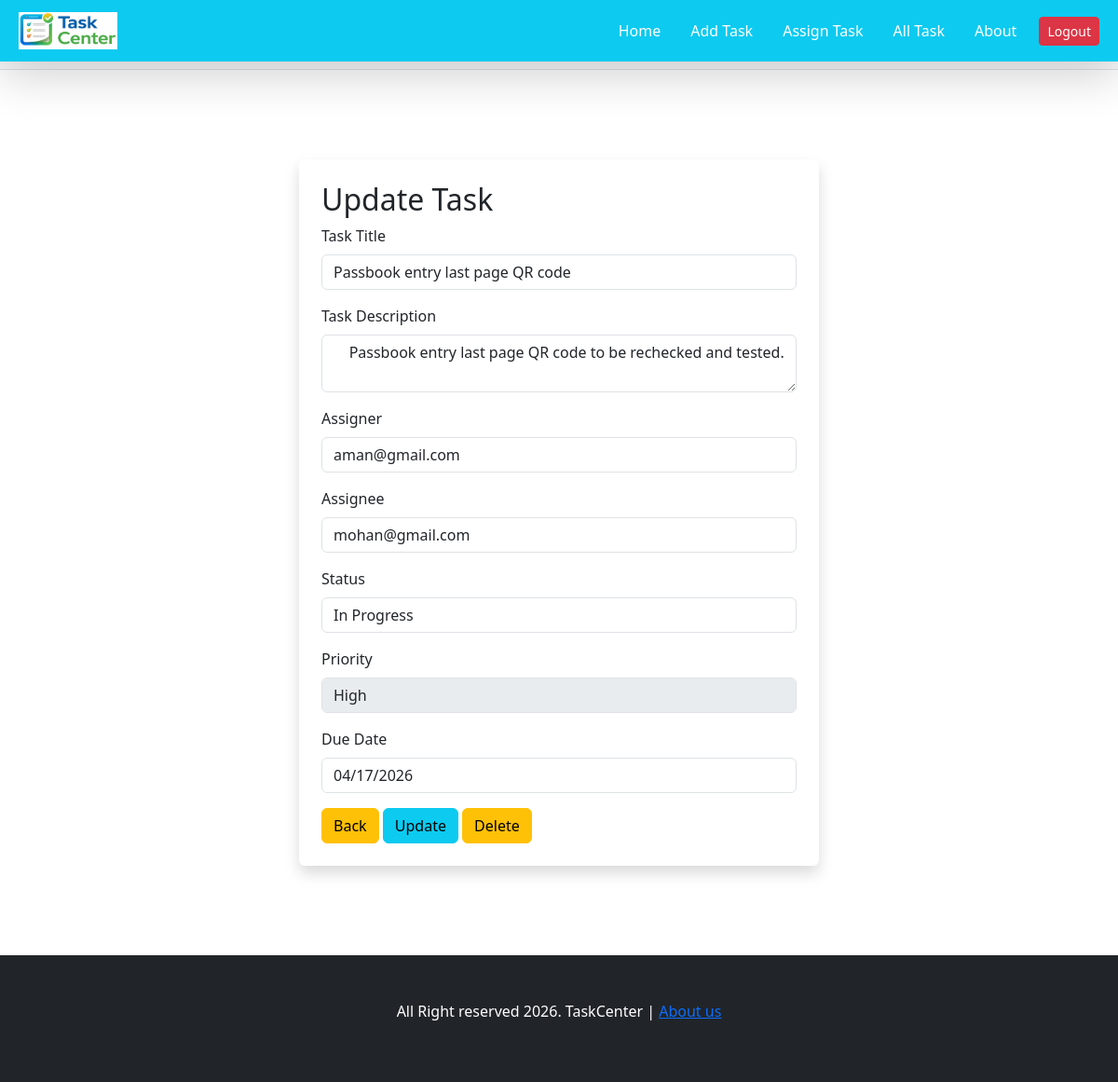
Page /edit-task/passbook-entry-last-page-qr-code-0005eca2/ (signed in) on the committed database.
### task/models.py (models this page shows, shortened)
class Tasks(models.Model):
    task_name  = models.CharField(max_length = 100)
    task_description = models.TextField()
    task_slug = models.SlugField(max_length = 1000 , unique  = True)
    task_owner = models.ForeignKey(TaskUser, on_delete = models.CASCADE , related_name = "owned_task")
    task_creater = models.ForeignKey(TaskUser, on_delete = models.CASCADE , related_name = "created_task")
    task_status  = models.CharField(max_length = 100)
    task_priority  = models.CharField(max_length = 100)
    task_active = models.BooleanField(default=True)
    task_due_date = models.DateField()

### task/views.py (the view, shortened to what this page needs)
# urls.py: path('edit-task/<slug>/', views.edit_task , name="edit_task"),
@login_required(login_url='login_page')
def edit_task(request, slug):
    task_obj = Tasks.objects.get(task_slug=slug)
    if task_obj.task_active == False:
        return render(request, 'index.html', context)
    if request.user.id not in [task_obj.task_creater.id, task_obj.task_owner.id]:
        return HttpResponse("You are not authorized")
    assign_flag=False
    assigner_flag=False
    if task_obj.task_owner != task_obj.task_creater:
        assign_flag=True
        if request.user.id == task_obj.task_creater.id:
            assigner_flag=True
    return render(request, 'edit_task.html', context={'task': task_obj , "assign_flag":assign_flag, "assigner_flag":assigner_flag})

### templates/edit_task.html (shortened to what this page needs)
{% extends "base.html" %}
{% block start %}
<div class="container mt-5 pt-5 pb-5">
  <div class="col-6 mx-auto card shadow p-4" style="border:none">
    <h2>Update Task </h2>
      <form method="POST">
        <div class="mb-3">
  <label class="form-label">Task Title</label>
  <input type="text" name="task_name"
         value="{{ task.task_name|default:'' }}"
         class="form-control" required
         {% if assign_flag and not assigner_flag %}readonly{% endif %}
         >
</div>
<div class="mb-3">
  <label class="form-label">Task Description</label>
  <textarea name="task_description" class="form-control" required
  {% if assign_flag and not assigner_flag %}readonly{% endif %}
  >
  {{ task.task_description|default:'' }}</textarea>
</div>
{% if assign_flag %}
<div class="mb-3">
  <label class="form-label">Assigner</label>
  <input type="email" name="task_assignee_mail"
         value="{{ task.task_creater.email|default:'' }}"
         class="form-control" readonly>
</div>
<div class="mb-3">
  <label class="form-label">Assignee</label>
  <input type="email" name="task_assignee_mail"
         value="{{ task.task_owner.email|default:'' }}"
         class="form-control" readonly>
</div>
{% endif %}
<div class="mb-3">
  <label class="form-label">Status</label>
  <select name="task_status" class="form-control"
    {% if assign_flag and assigner_flag %}
        disabled
    {% else %}
        required
    {% endif %}>
    <option value="in_progress" {% if task.task_status == "in_progress" %}selected{% endif %}>
      In Progress
    </option>
  </select>
</div>
<div class="mb-3">
  <label class="form-label">Priority</label>
  <select name="task_priority" class="form-control"
    {% if assign_flag and not assigner_flag %}
        disabled
    {% else %}
        required
    {% endif %}>
    <option value="high" {% if task.task_priority == "high" %}selected{% endif %}>High</option>
  </select>
</div>
<div class="mb-3">
  <label class="form-label">Due Date</label>
  <input type="date" name="task_due_date"
         value="{{ task.task_due_date|date:'Y-m-d' }}"
         class="form-control" required
         {% if assign_flag and not assigner_flag %}readonly{% endif %}
  >
</div>
          <a class="btn btn-warning" href="{% url 'index' %}">Back</a>
          <button type="submit" class="btn btn-info">Update</button>
          <a class="btn btn-warning" href="{% url 'delete_task' task.task_slug %}" onclick="return confirmDelete();" >Delete</a>
        </form>
  </div>
  </div>
{% endblock %}

### rows in the picture
Tasks: task_name "Passbook entry last page QR code", task_description "Passbook entry last page QR code to be rechecked and tested.", task_assignee_mail "aman@gmail.com", task_assignee_mail "mohan@gmail.com", task_status "In Progress", task_priority "High", task_due_date "04/17/2026"
